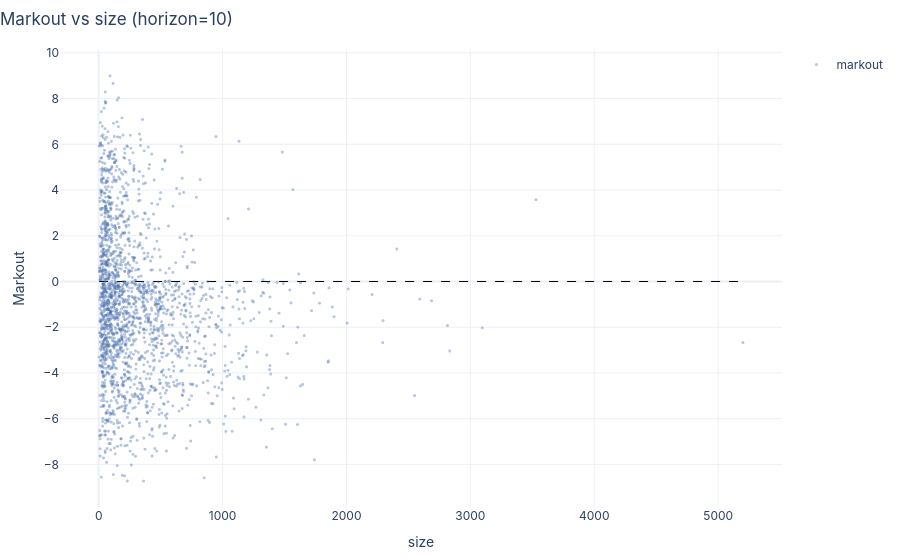

Notebook cell for this chart:
### Markdown cell above
## Scatter: size vs markout

Check whether larger trades carry more information.

### Code cell
result.plot.scatter(x="size", horizon=mo.seconds(10))

### Figure 1 — Plotly figure (JSON) as saved in the notebook; plotly's stock layout.template omitted (floating-point values rounded to 4 significant figures; data arrays with more than 128 entries replaced by an {"elided": "..."} marker saying what was removed)
{"data": [{"marker": {"color": "#4C72B0", "opacity": 0.4, "size": 3}, "mode": "markers", "name": "markout", "type": "scattergl", "x": {"elided": "2000 float values"}, "y": {"elided": "2000 float values"}}, {"hoverinfo": "skip", "line": {"color": "black", "dash": "dash", "width": 1}, "mode": "lines", "name": "zero", "showlegend": false, "type": "scatter", "x": [3.539, 5199.0], "y": [0, 0]}], "layout": {"font": {"family": "Inter, system-ui, sans-serif", "size": 12}, "hovermode": "x unified", "margin": {"b": 50, "l": 60, "r": 30, "t": 50}, "title": {"text": "Markout vs size (horizon=10)", "x": 0, "xanchor": "left"}, "xaxis": {"title": {"text": "size"}}, "yaxis": {"title": {"text": "Markout"}}}}
